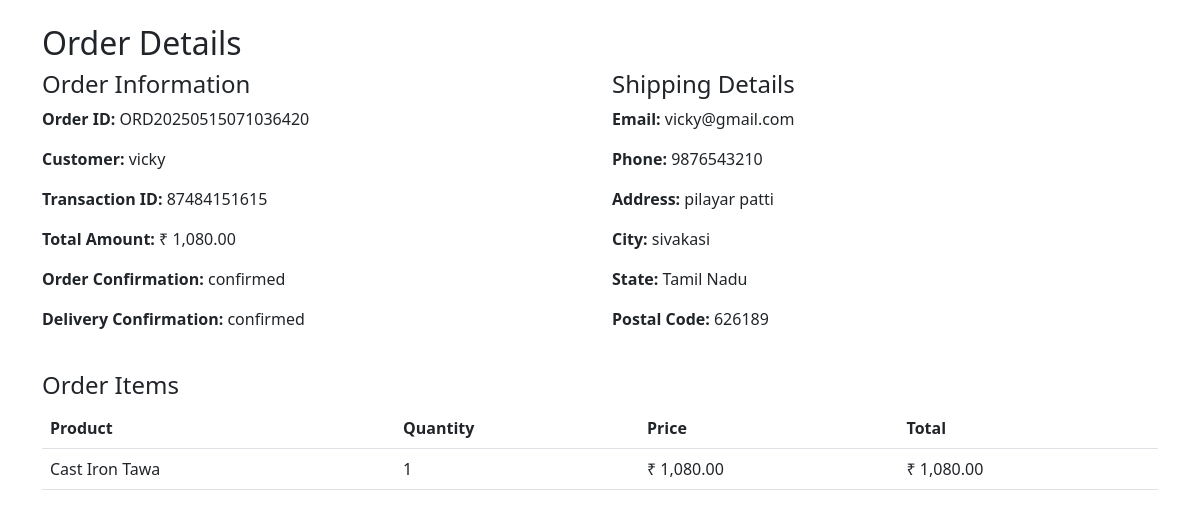
/admin/view_order.php?order_id=ORD20250515071036420 (signed in), run on the app's committed database.
### tables this page shows
CREATE TABLE `esales` (
  `id` int(11) NOT NULL,
  `order_id` varchar(20) NOT NULL,
  `user_id` int(11) NOT NULL,
  `transaction_id` varchar(100) NOT NULL,
  `total_amount` decimal(10,2) NOT NULL,
  `order_confirmation` enum('pending','confirmed','cancelled') NOT NULL DEFAULT 'pending',
  `delivery_confirmation` enum('pending','confirmed','cancelled') NOT NULL DEFAULT 'pending',
  `created_at` timestamp NOT NULL DEFAULT current_timestamp()
);

CREATE TABLE `users` (
  `id` int(11) NOT NULL,
  `username` varchar(50) NOT NULL,
  `email` varchar(100) NOT NULL,
  `phone` varchar(20) NOT NULL,
  `address_line1` varchar(255) NOT NULL,
  `city` varchar(100) NOT NULL,
  `state` varchar(100) NOT NULL,
  `postal_code` varchar(20) NOT NULL,
  `user_type` enum('user','admin') NOT NULL,
  `password` varchar(255) NOT NULL,
  `profile_image` varchar(255) NOT NULL,
  `created_at` timestamp NOT NULL DEFAULT current_timestamp(),
  `theme_preference` varchar(10) DEFAULT 'light',
  `color_scheme` varchar(10) DEFAULT 'default',
  `font_size` varchar(10) DEFAULT 'medium',
  `auto_logout` int(11) DEFAULT 30,
  `theme` varchar(10) DEFAULT 'light',
  `primary_color` varchar(7) DEFAULT '#5D3FD3',
  `secondary_color` varchar(7) DEFAULT '#f39c12',
  `font_color` varchar(7) DEFAULT '#333333',
  `auto_logout_time` int(11) DEFAULT 1800
);

CREATE TABLE `esales_items` (
  `id` int(11) NOT NULL,
  `esales_id` int(11) NOT NULL,
  `product_id` int(11) NOT NULL,
  `product_name` varchar(255) NOT NULL,
  `quantity` int(11) NOT NULL,
  `price` decimal(10,2) NOT NULL,
  `total` decimal(10,2) NOT NULL
);

### admin/view_order.php (the view, shortened to what this page needs)
<?php
require_once '../config.php';
$order_id = $_GET['order_id'];
$order_query = $conn->prepare("SELECT e.*, u.username, u.email, u.phone, u.address_line1, u.city, u.state, u.postal_code
                               FROM esales e
                               JOIN users u ON e.user_id = u.id
                               WHERE e.order_id = ?");
$order_query->bind_param("s", $order_id);
$order_query->execute();
$order_result = $order_query->get_result();
$order = $order_result->fetch_assoc();
$items_query = $conn->prepare("SELECT * FROM esales_items WHERE esales_id = (SELECT id FROM esales WHERE order_id = ?)");
$items_query->bind_param("s", $order_id);
$items_query->execute();
$items_result = $items_query->get_result();
$items = $items_result->fetch_all(MYSQLI_ASSOC);
?>
<!DOCTYPE html>
<html lang="en">
<head>
    <link href="https://cdn.jsdelivr.net/npm/bootstrap@5.3.0-alpha1/dist/css/bootstrap.min.css" rel="stylesheet">
</head>
<body>
    <div class="container mt-4">
        <h2>Order Details</h2>
        <div class="row">
            <div class="col-md-6">
                <h4>Order Information</h4>
                <p><strong>Order ID:</strong> <?php echo htmlspecialchars($order['order_id']); ?></p>
                <p><strong>Customer:</strong> <?php echo htmlspecialchars($order['username']); ?></p>
                <p><strong>Transaction ID:</strong> <?php echo htmlspecialchars($order['transaction_id']); ?></p>
                <p><strong>Total Amount:</strong> ₹ <?php echo number_format($order['total_amount'], 2); ?></p>
                <p><strong>Order Confirmation:</strong> <?php echo htmlspecialchars($order['order_confirmation']); ?></p>
                <p><strong>Delivery Confirmation:</strong> <?php echo htmlspecialchars($order['delivery_confirmation']); ?></p>
            </div>
            <div class="col-md-6">
                <h4>Shipping Details</h4>
                <p><strong>Email:</strong> <?php echo htmlspecialchars($order['email']); ?></p>
                <p><strong>Phone:</strong> <?php echo htmlspecialchars($order['phone']); ?></p>
                <p><strong>Address:</strong> <?php echo htmlspecialchars($order['address_line1']); ?></p>
                <p><strong>City:</strong> <?php echo htmlspecialchars($order['city']); ?></p>
                <p><strong>State:</strong> <?php echo htmlspecialchars($order['state']); ?></p>
                <p><strong>Postal Code:</strong> <?php echo htmlspecialchars($order['postal_code']); ?></p>
            </div>
        </div>
        <div class="row mt-4">
            <div class="col-md-12">
                <h4>Order Items</h4>
                <table class="table">
                    <thead>
                        <tr>
                            <th>Product</th>
                            <th>Quantity</th>
                            <th>Price</th>
                            <th>Total</th>
                        </tr>
                    </thead>
                    <tbody>
                        <?php foreach ($items as $item): ?>
                        <tr>
                            <td><?php echo htmlspecialchars($item['product_name']); ?></td>
                            <td><?php echo $item['quantity']; ?></td>
                            <td>₹ <?php echo number_format($item['price'], 2); ?></td>
                            <td>₹ <?php echo number_format($item['total'], 2); ?></td>
                        </tr>
                        <?php endforeach; ?>
                    </tbody>
                </table>
            </div>
        </div>
    </div>
</body>
</html>

### data on the page
esales: order "ORD20250515071036420", user.username "vicky", transaction "87484151615", total_amount "1,080.00", order_confirmation "confirmed", delivery_confirmation "confirmed", user.email "vicky@gmail.com", user.phone "9876543210", user.address_line1 "pilayar patti", user.city "sivakasi", user.state "Tamil Nadu", user.postal_code "626189"
esales_items: product_name "Cast Iron Tawa", quantity "1", price "1,080.00", total "1,080.00"
